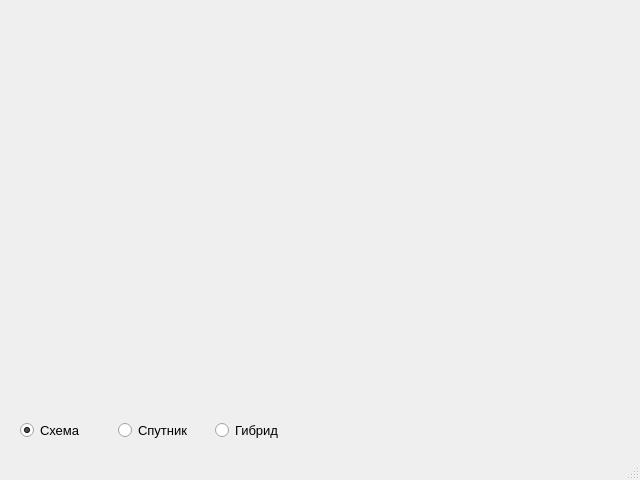
<?xml version="1.0" encoding="UTF-8"?>
<ui version="4.0">
 <class>MainWindow</class>
 <widget class="QMainWindow" name="MainWindow">
  <property name="geometry">
   <rect>
    <x>0</x>
    <y>0</y>
    <width>640</width>
    <height>480</height>
   </rect>
  </property>
  <property name="font">
   <font>
    <pointsize>10</pointsize>
   </font>
  </property>
  <property name="windowTitle">
   <string>Большая задача по Maps API</string>
  </property>
  <widget class="QWidget" name="centralwidget">
   <widget class="QLabel" name="image_container">
    <property name="geometry">
     <rect>
      <x>20</x>
      <y>10</y>
      <width>600</width>
      <height>400</height>
     </rect>
    </property>
    <property name="text">
     <string/>
    </property>
   </widget>
   <widget class="QWidget" name="horizontalLayoutWidget">
    <property name="geometry">
     <rect>
      <x>20</x>
      <y>420</y>
      <width>287</width>
      <height>22</height>
     </rect>
    </property>
    <layout class="QHBoxLayout" name="horizontalLayout">
     <item>
      <widget class="QRadioButton" name="scheme_rb">
       <property name="enabled">
        <bool>true</bool>
       </property>
       <property name="font">
        <font>
         <weight>50</weight>
         <bold>false</bold>
        </font>
       </property>
       <property name="mouseTracking">
        <bool>true</bool>
       </property>
       <property name="tabletTracking">
        <bool>false</bool>
       </property>
       <property name="focusPolicy">
        <enum>Qt::NoFocus</enum>
       </property>
       <property name="text">
        <string>Схема</string>
       </property>
       <property name="checkable">
        <bool>true</bool>
       </property>
       <property name="checked">
        <bool>true</bool>
       </property>
       <property name="autoExclusive">
        <bool>true</bool>
       </property>
      </widget>
     </item>
     <item>
      <widget class="QRadioButton" name="sputnik_rb">
       <property name="mouseTracking">
        <bool>true</bool>
       </property>
       <property name="tabletTracking">
        <bool>true</bool>
       </property>
       <property name="focusPolicy">
        <enum>Qt::NoFocus</enum>
       </property>
       <property name="text">
        <string>Спутник</string>
       </property>
       <property name="autoExclusive">
        <bool>true</bool>
       </property>
      </widget>
     </item>
     <item>
      <widget class="QRadioButton" name="hybrid_rb">
       <property name="mouseTracking">
        <bool>true</bool>
       </property>
       <property name="tabletTracking">
        <bool>true</bool>
       </property>
       <property name="focusPolicy">
        <enum>Qt::NoFocus</enum>
       </property>
       <property name="text">
        <string>Гибрид</string>
       </property>
       <property name="autoExclusive">
        <bool>true</bool>
       </property>
      </widget>
     </item>
    </layout>
   </widget>
  </widget>
  <widget class="QMenuBar" name="menubar">
   <property name="geometry">
    <rect>
     <x>0</x>
     <y>0</y>
     <width>640</width>
     <height>21</height>
    </rect>
   </property>
  </widget>
  <widget class="QStatusBar" name="statusbar"/>
 </widget>
 <resources/>
 <connections/>
</ui>
